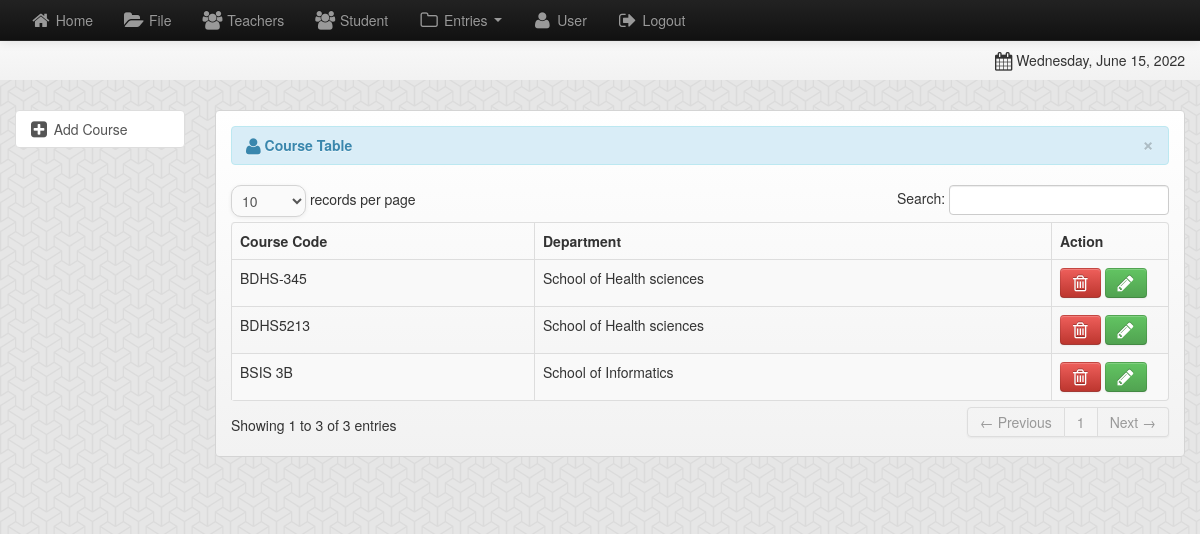
Screenshot of /admin/course.php with the database file from the repository.
### tables this page shows
CREATE TABLE `course` (
  `course_id` int(11) NOT NULL,
  `cys` varchar(100) NOT NULL,
  `department` varchar(100) NOT NULL,
  `major` varchar(100) NOT NULL
);

### admin/course.php (the view, shortened to what this page needs)
<?php include('header.php'); ?>
<body>
    <div class="row-fluid">
        <div class="span12">
            <?php include('navbar.php'); ?>
            <div class="container">
                <div class="row-fluid">
                    <div class="span2">
                        <ul class="nav nav-tabs nav-stacked">
                            <li class="active">
                                <a  href="add_course.php"><i class="icon-plus-sign-alt icon-large"></i>&nbsp;Add Course</a>
                            </li>
                        </ul>
                    </div>
                    <div class="span10">
                        <div class="hero-unit-3">
                            <table cellpadding="0" cellspacing="0" border="0" class="table table-striped table-bordered" id="example">
                                <div class="alert alert-info">
                                    <button type="button" class="close" data-dismiss="alert">&times;</button>
                                    <strong><i class="icon-user icon-large"></i>&nbsp;Course Table</strong>
                                </div>
                                <thead>
                                    <tr>
                                        <th>Course Code</th>
                                        <th>Department</th>
                                        <th>Action</th>
                                    </tr>
                                </thead>
                                <tbody>
                                    <?php
                                    $query = mysqli_query($conn,"select * from course") or die(mysqli_error());
                                    while ($row = mysqli_fetch_array($query)) {
                                        $course_id = $row['course_id'];
                                        ?>
                                        <tr class="odd gradeX">
                                    <td><?php echo $row['cys']; ?></td>
                                    <td><?php echo $row['department']; ?></td>
                                    <td width="100">
                                        <a rel="tooltip"  title="Delete Course" id="d<?php echo $course_id; ?>" href="#course_id<?php echo $course_id; ?>" role="button"  data-toggle="modal" class="btn btn-danger"><i class="icon-trash icon-large"></i></a>
                                        <a rel="tooltip"  title="Edit Course" id="e<?php echo $course_id; ?>" href="add_course.php?id=<?php echo $row['course_id'] ?>" class="btn btn-success"><i class="icon-pencil icon-large"></i></a>
                                    </td>
                                    </tr>
                                <?php } ?>
                                </tbody>
                            </table>
                        </div>
                    </div>
                </div>
                <?php include('footer.php'); ?>
            </div>
        </div>
</body>
</html>

### rows the page displays
course: cys "BDHS-345", department "School of Health sciences"
course: cys "BSIS 3B", department "School of Informatics"
course: cys "BDHS5213", department "School of Health sciences"
